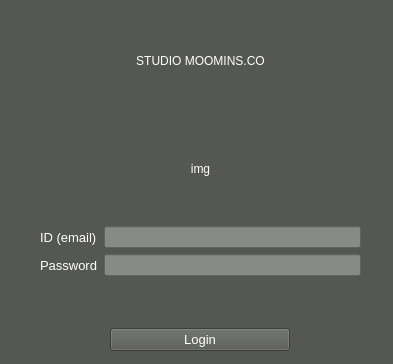
<?xml version="1.0" encoding="UTF-8"?>
<ui version="4.0">
 <class>Form</class>
 <widget class="QWidget" name="Form">
  <property name="geometry">
   <rect>
    <x>0</x>
    <y>0</y>
    <width>393</width>
    <height>364</height>
   </rect>
  </property>
  <property name="windowTitle">
   <string>loader</string>
  </property>
  <property name="styleSheet">
   <string notr="true">color: rgb(255, 255, 255);
background-color: rgb(85, 87, 83);</string>
  </property>
  <widget class="QWidget" name="gridLayoutWidget_2">
   <property name="geometry">
    <rect>
     <x>20</x>
     <y>10</y>
     <width>361</width>
     <height>341</height>
    </rect>
   </property>
   <layout class="QGridLayout" name="gridLayout_2">
    <property name="leftMargin">
     <number>20</number>
    </property>
    <property name="rightMargin">
     <number>20</number>
    </property>
    <item row="3" column="0">
     <widget class="QLabel" name="label_img">
      <property name="minimumSize">
       <size>
        <width>0</width>
        <height>80</height>
       </size>
      </property>
      <property name="text">
       <string>img</string>
      </property>
      <property name="alignment">
       <set>Qt::AlignCenter</set>
      </property>
     </widget>
    </item>
    <item row="5" column="0">
     <widget class="QLabel" name="label_timeout">
      <property name="minimumSize">
       <size>
        <width>0</width>
        <height>40</height>
       </size>
      </property>
      <property name="maximumSize">
       <size>
        <width>16777215</width>
        <height>40</height>
       </size>
      </property>
      <property name="text">
       <string/>
      </property>
     </widget>
    </item>
    <item row="6" column="0" alignment="Qt::AlignHCenter">
     <widget class="QPushButton" name="pushButton">
      <property name="minimumSize">
       <size>
        <width>180</width>
        <height>0</height>
       </size>
      </property>
      <property name="maximumSize">
       <size>
        <width>120</width>
        <height>16777215</height>
       </size>
      </property>
      <property name="font">
       <font>
        <pointsize>10</pointsize>
       </font>
      </property>
      <property name="layoutDirection">
       <enum>Qt::LeftToRight</enum>
      </property>
      <property name="text">
       <string>Login</string>
      </property>
     </widget>
    </item>
    <item row="1" column="0">
     <widget class="QLabel" name="label_3">
      <property name="text">
       <string>STUDIO MOOMINS.CO</string>
      </property>
      <property name="alignment">
       <set>Qt::AlignCenter</set>
      </property>
     </widget>
    </item>
    <item row="4" column="0">
     <layout class="QGridLayout" name="gridLayout">
      <item row="1" column="1">
       <widget class="QLineEdit" name="lineEdit_pw">
        <property name="styleSheet">
         <string notr="true">background-color: rgb(136, 138, 133);</string>
        </property>
        <property name="text">
         <string/>
        </property>
        <property name="echoMode">
         <enum>QLineEdit::Password</enum>
        </property>
       </widget>
      </item>
      <item row="0" column="0">
       <widget class="QLabel" name="label">
        <property name="font">
         <font>
          <pointsize>10</pointsize>
         </font>
        </property>
        <property name="text">
         <string>ID (email)</string>
        </property>
       </widget>
      </item>
      <item row="1" column="0">
       <widget class="QLabel" name="label_2">
        <property name="font">
         <font>
          <pointsize>10</pointsize>
         </font>
        </property>
        <property name="text">
         <string>Password</string>
        </property>
       </widget>
      </item>
      <item row="0" column="1">
       <widget class="QLineEdit" name="lineEdit_id">
        <property name="styleSheet">
         <string notr="true">background-color: rgb(136, 138, 133);</string>
        </property>
       </widget>
      </item>
     </layout>
    </item>
   </layout>
  </widget>
 </widget>
 <tabstops>
  <tabstop>lineEdit_id</tabstop>
  <tabstop>lineEdit_pw</tabstop>
  <tabstop>pushButton</tabstop>
 </tabstops>
 <resources/>
 <connections/>
</ui>
